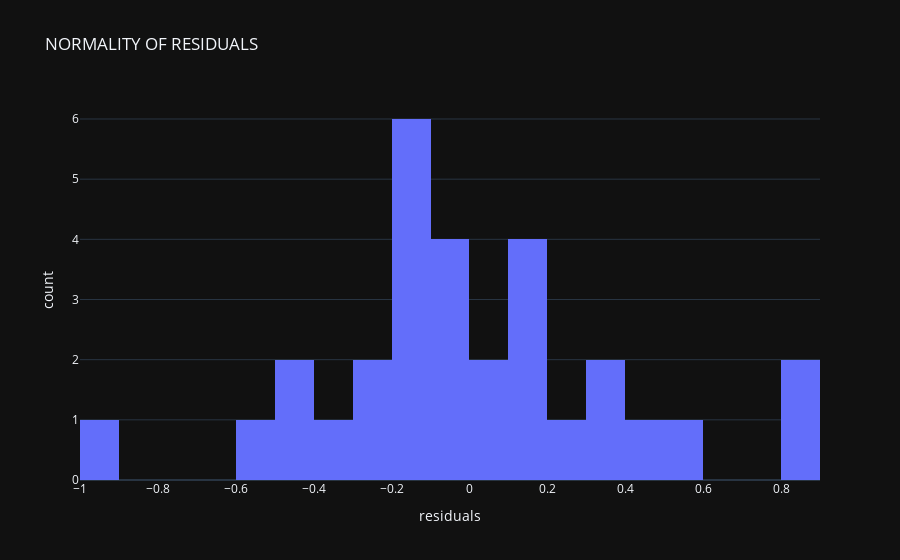

The code cell stored with this chart in its notebook:
### Code cell
## plotting the residuals  
fig = px.histogram(data,  x='residuals',nbins=20,title='NORMALITY OF RESIDUALS')
fig.show()

### Figure 1 — Plotly figure (JSON) as saved in the notebook; plotly's stock layout.template omitted (floating-point values rounded to 4 significant figures)
{"data": [{"alignmentgroup": "True", "bingroup": "x", "hovertemplate": "residuals=%{x}<br>count=%{y}<extra></extra>", "legendgroup": "", "marker": {"color": "#636efa", "pattern": {"shape": ""}}, "name": "", "nbinsx": 20, "offsetgroup": "", "orientation": "v", "showlegend": false, "type": "histogram", "x": [0.8432, -0.01468, -0.4464, -0.2359, 0.5985, -0.5174, -0.08576, -0.299, 0.109, 0.0484, 0.8186, -0.4392, -0.1971, -0.09981, 0.2319, -0.9786, 0.3134, 0.07127, 0.3054, -0.02598, 0.4779, 0.1357, -0.1037, -0.1194, 0.1305, -0.1117, -0.1089, -0.351, -0.1169, 0.1674], "xaxis": "x", "yaxis": "y"}], "layout": {"barmode": "relative", "legend": {"tracegroupgap": 0}, "title": {"text": "NORMALITY OF RESIDUALS"}, "xaxis": {"anchor": "y", "domain": [0, 1], "title": {"text": "residuals"}}, "yaxis": {"anchor": "x", "domain": [0, 1], "title": {"text": "count"}}}}
